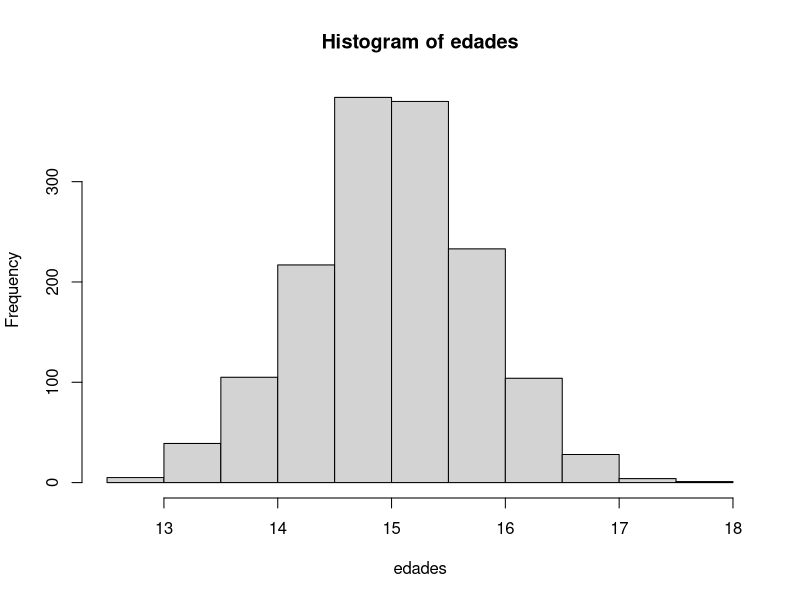
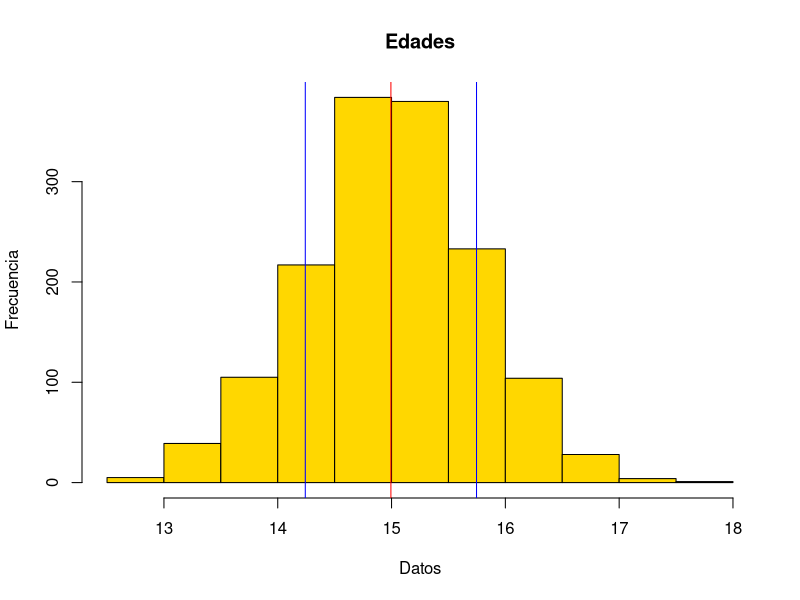

Generate these figures, in order, with R: (Note: this script raises an error after producing the figures.)
## ---- chunk 1
set.seed(173)
edades <- rnorm(n = 1500, mean = 15, sd = .75)
## ---- chunk 2
edades[1:10]
## ---- chunk 3
# Histograma
hist(x = edades)
## ---- chunk 4
media <- mean(edades)
desv_est <- sd(edades)
## ---- chunk 5
hist(edades, main = "Edades", xlab = "Datos", ylab = "Frecuencia", col = "gold")
abline(v = media, col = "red")
abline(v = media + (desv_est * c(1, -1)), col = "blue")
## ---- chunk 6
nombre <- function(argumentos) {
  operaciones
}
## ---- chunk 7
area_cuad <- function(lado1, lado2) {
  lado1 * lado2
}
## ---- chunk 8
area_cuad(lado1 = 4, lado2 = 6)

area_cuad(lado1 = 36, lado2 = 36)
## ---- chunk 9
#| error: true
area_cuad(lado1 = 14)
## ---- chunk 10
area_cuad(128, 64)
## ---- chunk 11
area_prisma <- function(arista1, arista2, arista3) {
  arista1 * arista2 * arista3
}
## ---- chunk 12
area_prisma(arista1 = 3, arista2 = 6, arista3 = 9)
## ---- chunk 13
area_prisma <- function(arista1, arista2, arista3) {
  area_cuad(arista1, arista2) * arista3
}

# Probemos la función
area_prisma(3, 6, 9)
## ---- chunk 14
crear_histograma <- function() {

}
## ---- chunk 15
crear_histograma <- function(datos, nombre) {
  
}
## ---- chunk 16
crear_histograma <- function(datos, nombre) {
  media <- mean(datos)
  desv_est <- sd(datos)
  
  hist(datos, main = nombre, xlab = "Datos", ylab = "Frecuencia", col = "gold")
  abline(v = media, col = "red")
  abline(v = media + (desv_est * c(1, -1)), col = "blue")
}
## ---- chunk 17
ingreso <- rnorm(1500, mean = 15000, sd = 4500)

# Resultado
ingreso[1:10]
## ---- chunk 18
crear_histograma(ingreso, "Ingreso")
## ---- chunk 19
peso <- rnorm(75, mean = 60, sd = 15)

crear_histograma(peso, "Peso")
## ---- chunk 20
#| error: true
crear_histograma("Cuatro", ingreso)
## ---- chunk 21
# crear_histograma
# Devuelve un histograma con lineas indicando la media y desviación estándar de un vector de datos numérico
# Argumentos:
# - datos: Un vector numérico.
# - nombre: Una cadena de texto.
## ---- chunk 22
crear_histograma <- function(datos, nombre) {
  media <- mean(datos)
  desv_est <- sd(datos)
  mediana <- median(datos)
  
  hist(datos, main = nombre, xlab = "Datos", ylab = "Frecuencia", col = "orange")
  abline(v = media, col = "red")
  abline(v = media + (desv_est * c(1, -1)), col = "blue")
  abline(v = mediana, col = "green")
}

# Resultado
crear_histograma(peso, "Peso con mediana")
